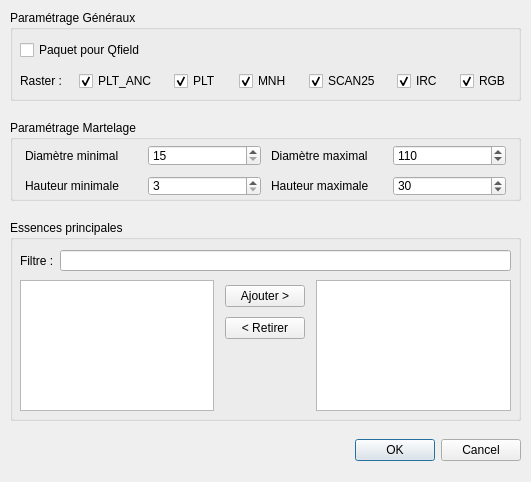
<?xml version="1.0" encoding="UTF-8"?>
<ui version="4.0">
 <class>TreeMarkingCreateDialog</class>
 <widget class="QDialog" name="TreeMarkingCreateDialog">
  <property name="geometry">
   <rect>
    <x>0</x>
    <y>0</y>
    <width>531</width>
    <height>482</height>
   </rect>
  </property>
  <property name="windowTitle">
   <string>Martelage</string>
  </property>
  <widget class="QGroupBox" name="groupBox_2">
   <property name="geometry">
    <rect>
     <x>10</x>
     <y>220</y>
     <width>511</width>
     <height>201</height>
    </rect>
   </property>
   <property name="title">
    <string>Essences principales</string>
   </property>
   <widget class="QWidget" name="gridLayoutWidget_5">
    <property name="geometry">
     <rect>
      <x>10</x>
      <y>60</y>
      <width>491</width>
      <height>131</height>
     </rect>
    </property>
    <layout class="QGridLayout" name="gridLayout_6">
     <item row="0" column="2">
      <widget class="QListWidget" name="lw_selected_species"/>
     </item>
     <item row="0" column="1">
      <layout class="QGridLayout" name="gridLayout_5">
       <property name="leftMargin">
        <number>5</number>
       </property>
       <property name="topMargin">
        <number>5</number>
       </property>
       <property name="rightMargin">
        <number>5</number>
       </property>
       <property name="bottomMargin">
        <number>5</number>
       </property>
       <property name="spacing">
        <number>10</number>
       </property>
       <item row="1" column="0">
        <widget class="QPushButton" name="pb_remove_species">
         <property name="text">
          <string>&lt; Retirer</string>
         </property>
        </widget>
       </item>
       <item row="2" column="0">
        <spacer name="verticalSpacer">
         <property name="orientation">
          <enum>Qt::Vertical</enum>
         </property>
         <property name="sizeHint" stdset="0">
          <size>
           <width>20</width>
           <height>40</height>
          </size>
         </property>
        </spacer>
       </item>
       <item row="0" column="0">
        <widget class="QPushButton" name="pb_add_species">
         <property name="text">
          <string>Ajouter &gt;</string>
         </property>
        </widget>
       </item>
      </layout>
     </item>
     <item row="0" column="0">
      <widget class="QListWidget" name="lw_species"/>
     </item>
    </layout>
   </widget>
   <widget class="QWidget" name="horizontalLayoutWidget_2">
    <property name="geometry">
     <rect>
      <x>10</x>
      <y>30</y>
      <width>491</width>
      <height>21</height>
     </rect>
    </property>
    <layout class="QHBoxLayout" name="horizontalLayout_4">
     <item>
      <widget class="QLabel" name="label_layers_11">
       <property name="text">
        <string>Filtre :</string>
       </property>
      </widget>
     </item>
     <item>
      <widget class="QLineEdit" name="le_filter_species">
       <property name="placeholderText">
        <string extracomment="CHE..."/>
       </property>
      </widget>
     </item>
    </layout>
   </widget>
  </widget>
  <widget class="QGroupBox" name="groupBox_3">
   <property name="geometry">
    <rect>
     <x>10</x>
     <y>120</y>
     <width>511</width>
     <height>81</height>
    </rect>
   </property>
   <property name="title">
    <string>Paramétrage Martelage</string>
   </property>
   <widget class="QWidget" name="gridLayoutWidget_3">
    <property name="geometry">
     <rect>
      <x>10</x>
      <y>20</y>
      <width>491</width>
      <height>61</height>
     </rect>
    </property>
    <layout class="QGridLayout" name="gridLayout_4" rowstretch="0,0">
     <property name="leftMargin">
      <number>5</number>
     </property>
     <property name="topMargin">
      <number>5</number>
     </property>
     <property name="rightMargin">
      <number>5</number>
     </property>
     <property name="bottomMargin">
      <number>5</number>
     </property>
     <property name="spacing">
      <number>10</number>
     </property>
     <item row="0" column="3">
      <widget class="QLabel" name="label_layers_8">
       <property name="text">
        <string>Diamètre maximal</string>
       </property>
      </widget>
     </item>
     <item row="0" column="2">
      <widget class="QSpinBox" name="sp_dmin">
       <property name="minimum">
        <number>15</number>
       </property>
       <property name="maximum">
        <number>120</number>
       </property>
       <property name="singleStep">
        <number>5</number>
       </property>
      </widget>
     </item>
     <item row="0" column="1">
      <widget class="QLabel" name="label_layers_7">
       <property name="text">
        <string>Diamètre minimal</string>
       </property>
      </widget>
     </item>
     <item row="0" column="4">
      <widget class="QSpinBox" name="sp_dmax">
       <property name="minimum">
        <number>15</number>
       </property>
       <property name="maximum">
        <number>120</number>
       </property>
       <property name="singleStep">
        <number>5</number>
       </property>
       <property name="value">
        <number>110</number>
       </property>
      </widget>
     </item>
     <item row="1" column="1">
      <widget class="QLabel" name="label_layers_9">
       <property name="text">
        <string>Hauteur minimale</string>
       </property>
      </widget>
     </item>
     <item row="1" column="2">
      <widget class="QSpinBox" name="sp_hmin">
       <property name="minimum">
        <number>3</number>
       </property>
       <property name="maximum">
        <number>40</number>
       </property>
      </widget>
     </item>
     <item row="1" column="3">
      <widget class="QLabel" name="label_layers_10">
       <property name="text">
        <string>Hauteur maximale</string>
       </property>
      </widget>
     </item>
     <item row="1" column="4">
      <widget class="QSpinBox" name="sp_hmax">
       <property name="minimum">
        <number>3</number>
       </property>
       <property name="maximum">
        <number>40</number>
       </property>
       <property name="value">
        <number>30</number>
       </property>
      </widget>
     </item>
    </layout>
   </widget>
  </widget>
  <widget class="QGroupBox" name="groupBox">
   <property name="geometry">
    <rect>
     <x>10</x>
     <y>10</y>
     <width>511</width>
     <height>91</height>
    </rect>
   </property>
   <property name="title">
    <string>Paramétrage Généraux</string>
   </property>
   <widget class="QWidget" name="verticalLayoutWidget">
    <property name="geometry">
     <rect>
      <x>10</x>
      <y>20</y>
      <width>491</width>
      <height>61</height>
     </rect>
    </property>
    <layout class="QVBoxLayout" name="verticalLayout">
     <property name="spacing">
      <number>0</number>
     </property>
     <item>
      <layout class="QHBoxLayout" name="horizontalLayout_3">
       <item>
        <widget class="QCheckBox" name="cb_package_for_qfield">
         <property name="toolTip">
          <string extracomment="Lorsque la case est cochée, le projet est empaqueté pour QField, compressé en ZIP et déposé dans le répertoire de sortie"/>
         </property>
         <property name="statusTip">
          <string/>
         </property>
         <property name="text">
          <string>Paquet pour Qfield</string>
         </property>
         <property name="checked">
          <bool>false</bool>
         </property>
        </widget>
       </item>
       <item>
        <widget class="QgsFileWidget" name="fw_outdir">
         <property name="enabled">
          <bool>false</bool>
         </property>
         <property name="toolTip">
          <string/>
         </property>
         <property name="options">
          <set>QFileDialog::ReadOnly|QFileDialog::ShowDirsOnly</set>
         </property>
        </widget>
       </item>
      </layout>
     </item>
     <item>
      <layout class="QHBoxLayout" name="horizontalLayout_2" stretch="0,0,0,0,0,0,0,0,0,0,0,0,0">
       <property name="spacing">
        <number>12</number>
       </property>
       <property name="sizeConstraint">
        <enum>QLayout::SetNoConstraint</enum>
       </property>
       <item>
        <widget class="QLabel" name="label_layers_3">
         <property name="sizePolicy">
          <sizepolicy hsizetype="Fixed" vsizetype="Preferred">
           <horstretch>0</horstretch>
           <verstretch>0</verstretch>
          </sizepolicy>
         </property>
         <property name="text">
          <string>Raster :</string>
         </property>
        </widget>
       </item>
       <item>
        <spacer name="horizontalSpacer_2">
         <property name="orientation">
          <enum>Qt::Horizontal</enum>
         </property>
         <property name="sizeHint" stdset="0">
          <size>
           <width>40</width>
           <height>20</height>
          </size>
         </property>
        </spacer>
       </item>
       <item>
        <widget class="QCheckBox" name="cb_plt_anc">
         <property name="sizePolicy">
          <sizepolicy hsizetype="Maximum" vsizetype="Fixed">
           <horstretch>0</horstretch>
           <verstretch>0</verstretch>
          </sizepolicy>
         </property>
         <property name="text">
          <string>PLT_ANC</string>
         </property>
         <property name="checked">
          <bool>true</bool>
         </property>
        </widget>
       </item>
       <item>
        <spacer name="horizontalSpacer_7">
         <property name="orientation">
          <enum>Qt::Horizontal</enum>
         </property>
         <property name="sizeHint" stdset="0">
          <size>
           <width>40</width>
           <height>20</height>
          </size>
         </property>
        </spacer>
       </item>
       <item>
        <widget class="QCheckBox" name="cb_plt">
         <property name="sizePolicy">
          <sizepolicy hsizetype="Maximum" vsizetype="Fixed">
           <horstretch>0</horstretch>
           <verstretch>0</verstretch>
          </sizepolicy>
         </property>
         <property name="text">
          <string>PLT</string>
         </property>
         <property name="checked">
          <bool>true</bool>
         </property>
        </widget>
       </item>
       <item>
        <spacer name="horizontalSpacer_6">
         <property name="orientation">
          <enum>Qt::Horizontal</enum>
         </property>
         <property name="sizeHint" stdset="0">
          <size>
           <width>40</width>
           <height>20</height>
          </size>
         </property>
        </spacer>
       </item>
       <item>
        <widget class="QCheckBox" name="cb_mnh">
         <property name="sizePolicy">
          <sizepolicy hsizetype="Maximum" vsizetype="Fixed">
           <horstretch>0</horstretch>
           <verstretch>0</verstretch>
          </sizepolicy>
         </property>
         <property name="text">
          <string>MNH</string>
         </property>
         <property name="checked">
          <bool>true</bool>
         </property>
        </widget>
       </item>
       <item>
        <spacer name="horizontalSpacer_5">
         <property name="orientation">
          <enum>Qt::Horizontal</enum>
         </property>
         <property name="sizeHint" stdset="0">
          <size>
           <width>40</width>
           <height>20</height>
          </size>
         </property>
        </spacer>
       </item>
       <item>
        <widget class="QCheckBox" name="cb_scan25">
         <property name="sizePolicy">
          <sizepolicy hsizetype="Maximum" vsizetype="Fixed">
           <horstretch>0</horstretch>
           <verstretch>0</verstretch>
          </sizepolicy>
         </property>
         <property name="text">
          <string>SCAN25</string>
         </property>
         <property name="checked">
          <bool>true</bool>
         </property>
        </widget>
       </item>
       <item>
        <spacer name="horizontalSpacer_4">
         <property name="orientation">
          <enum>Qt::Horizontal</enum>
         </property>
         <property name="sizeHint" stdset="0">
          <size>
           <width>40</width>
           <height>20</height>
          </size>
         </property>
        </spacer>
       </item>
       <item>
        <widget class="QCheckBox" name="cb_irc">
         <property name="sizePolicy">
          <sizepolicy hsizetype="Maximum" vsizetype="Fixed">
           <horstretch>0</horstretch>
           <verstretch>0</verstretch>
          </sizepolicy>
         </property>
         <property name="text">
          <string>IRC</string>
         </property>
         <property name="checked">
          <bool>true</bool>
         </property>
        </widget>
       </item>
       <item>
        <spacer name="horizontalSpacer_3">
         <property name="orientation">
          <enum>Qt::Horizontal</enum>
         </property>
         <property name="sizeHint" stdset="0">
          <size>
           <width>40</width>
           <height>20</height>
          </size>
         </property>
        </spacer>
       </item>
       <item>
        <widget class="QCheckBox" name="cb_rgb">
         <property name="sizePolicy">
          <sizepolicy hsizetype="Maximum" vsizetype="Fixed">
           <horstretch>0</horstretch>
           <verstretch>0</verstretch>
          </sizepolicy>
         </property>
         <property name="text">
          <string>RGB</string>
         </property>
         <property name="checked">
          <bool>true</bool>
         </property>
        </widget>
       </item>
      </layout>
     </item>
    </layout>
   </widget>
  </widget>
  <widget class="QWidget" name="horizontalLayoutWidget">
   <property name="geometry">
    <rect>
     <x>10</x>
     <y>430</y>
     <width>511</width>
     <height>41</height>
    </rect>
   </property>
   <layout class="QHBoxLayout" name="horizontalLayout">
    <item>
     <spacer name="horizontalSpacer">
      <property name="orientation">
       <enum>Qt::Horizontal</enum>
      </property>
      <property name="sizeHint" stdset="0">
       <size>
        <width>40</width>
        <height>20</height>
       </size>
      </property>
     </spacer>
    </item>
    <item>
     <widget class="QDialogButtonBox" name="buttonBox">
      <property name="orientation">
       <enum>Qt::Horizontal</enum>
      </property>
      <property name="standardButtons">
       <set>QDialogButtonBox::Cancel|QDialogButtonBox::Ok</set>
      </property>
     </widget>
    </item>
   </layout>
  </widget>
 </widget>
 <customwidgets>
  <customwidget>
   <class>QgsFileWidget</class>
   <extends>QWidget</extends>
   <header>qgsfilewidget.h</header>
  </customwidget>
 </customwidgets>
 <resources/>
 <connections>
  <connection>
   <sender>buttonBox</sender>
   <signal>accepted()</signal>
   <receiver>TreeMarkingCreateDialog</receiver>
   <slot>accept()</slot>
   <hints>
    <hint type="sourcelabel">
     <x>248</x>
     <y>254</y>
    </hint>
    <hint type="destinationlabel">
     <x>157</x>
     <y>274</y>
    </hint>
   </hints>
  </connection>
  <connection>
   <sender>buttonBox</sender>
   <signal>rejected()</signal>
   <receiver>TreeMarkingCreateDialog</receiver>
   <slot>reject()</slot>
   <hints>
    <hint type="sourcelabel">
     <x>316</x>
     <y>260</y>
    </hint>
    <hint type="destinationlabel">
     <x>286</x>
     <y>274</y>
    </hint>
   </hints>
  </connection>
 </connections>
</ui>
